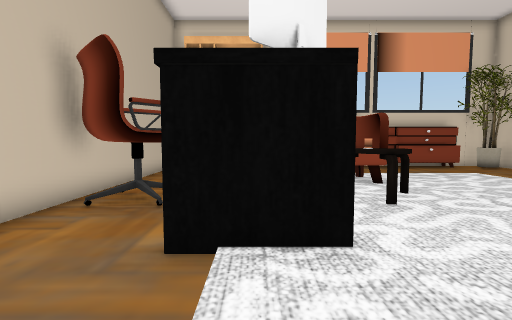
view 1 (above)

18 first-person views from a walk through a scene from a Unity 3-D project. The camera is 1.5 m above the floor, tilts 4° down and sees 85° across. The floor is counted in squares, 1 m on a side. Each view is taken from the middle of a square. On the plan, view 1 faces up. The plan holds only what a view shows up to about 14 squares ahead; the rest is blank.

view 2
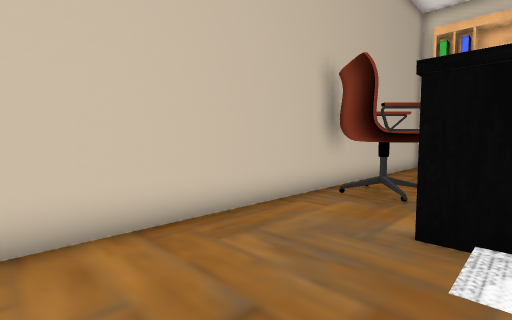

view 3
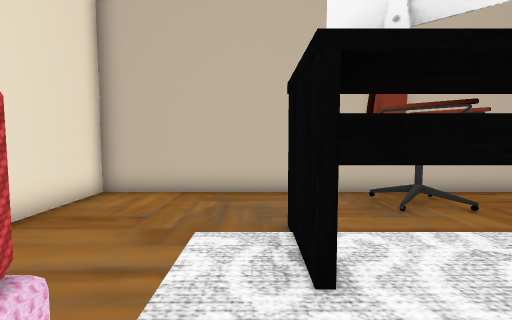

view 4
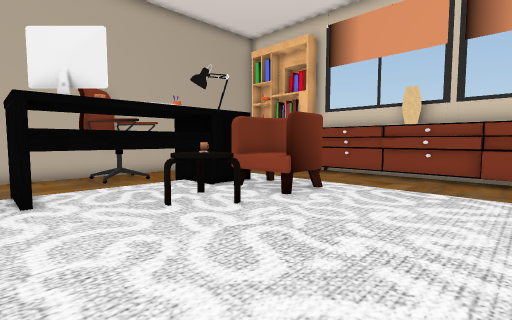

view 5
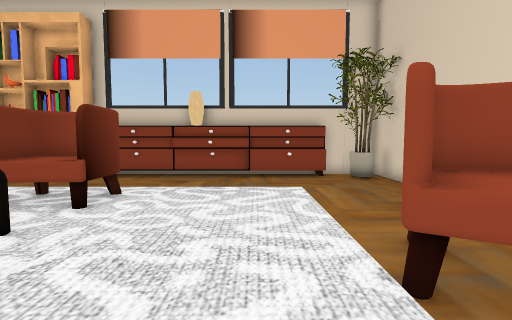

view 6
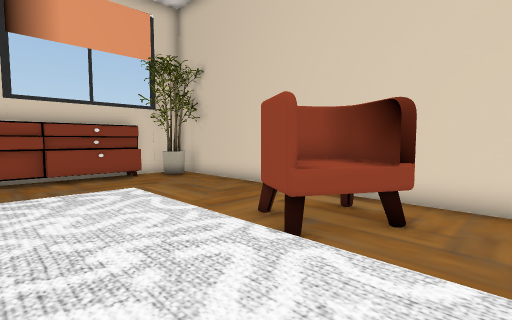

view 7
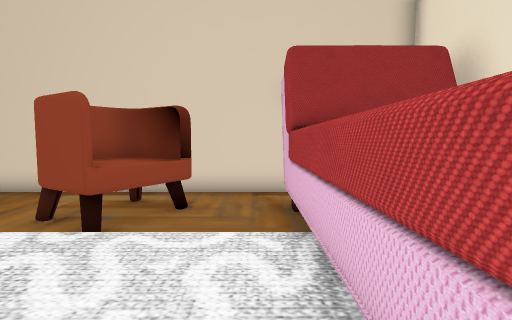

view 8
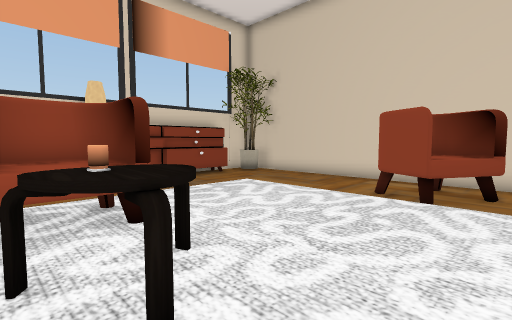

view 9
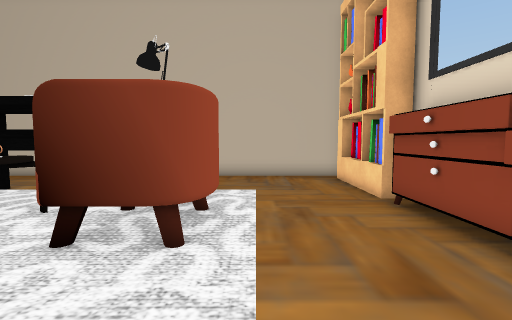

view 10
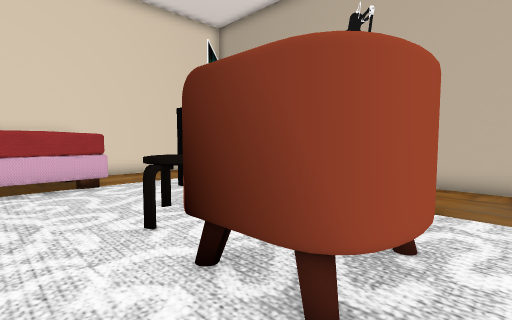

view 11
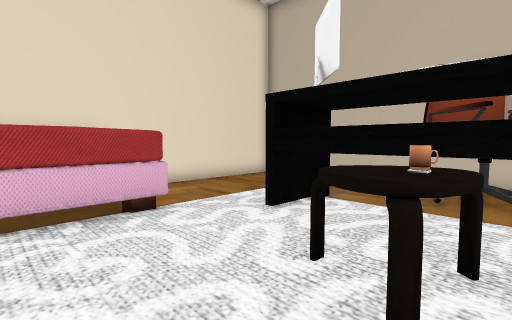

view 12
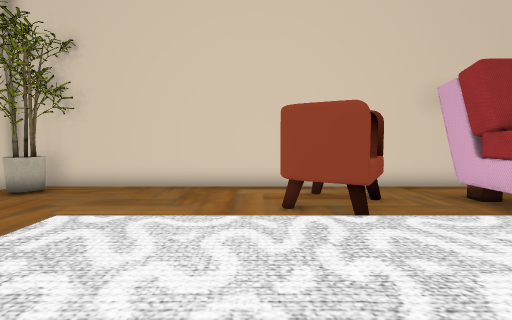

view 13
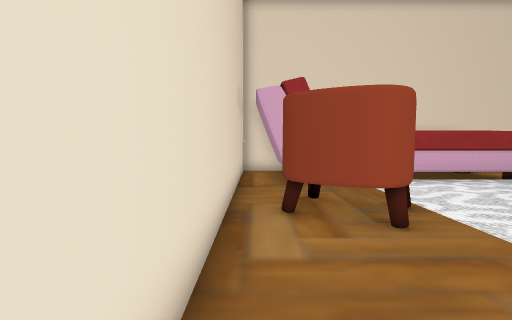

view 14
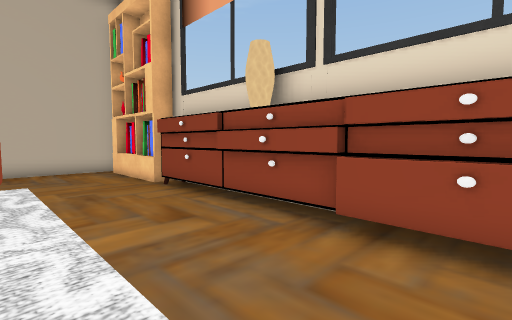

view 15
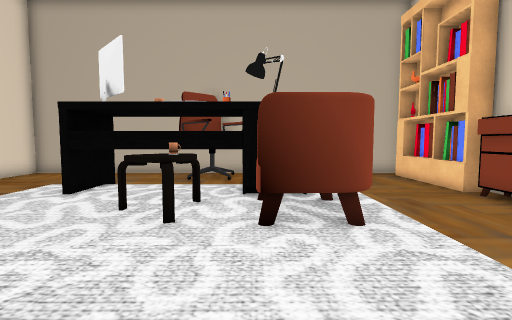

view 16
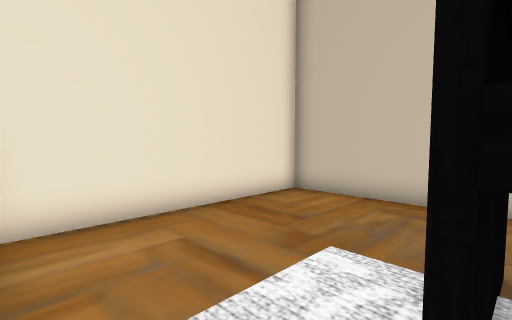

view 17
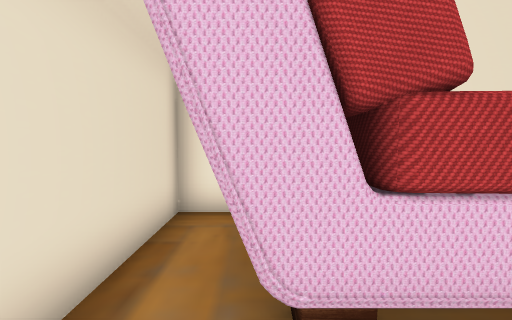

view 18
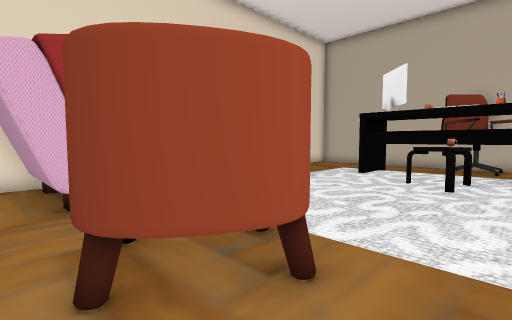

### Floor plan
Key: @ floor where view 1 was taken; # wall or solid block; . floor; ^ raised ledge; C chair; T table; A cabinet; H thing the floor can be seen under or through; P plant.
Columns run from 5 left of view 1 to 14 right of it. Each row starts with its distance up from view 1.
 16 ##########AAA#######
 15 #.......A.AAAAAAAPP#
 14 #..................#
 13 #..................#
 12 #..................#
 11 #......CCC.........#
 10 #...  #CCC.........#
  9 #...  HCCC.........#
  8 #CCC..HTT..........#
  7 ##CC..HTTT.....CCC.#
  6 #.#...H.T......CCC.#
  5 #.....H........CCC.#
  4 #...###............#
  3 #..................#
  2 #.......^^^^^^^^##.#
  1 #.......^ ^      #.#
  0 #....@..^        #.#
 -1 #.......^        #.#
 -2 #########        ###

Where each view was taken, in squares from view 1:
view 1: 0 up, 0 right, facing up
view 2: 1 down, 0 right, facing up-left
view 3: 3 up, 4 right, facing left
view 4: 3 up, 9 right, facing up-left
view 5: 3 up, 8 right, facing up
view 6: 3 up, 6 right, facing up-right
view 7: 3 up, 5 right, facing right
view 8: 4 up, 2 right, facing up-right
view 9: 12 up, 8 right, facing left
view 10: 12 up, 6 right, facing down-left
view 11: 8 up, 6 right, facing down-left
view 12: 8 up, 4 right, facing right
view 13: 12 up, 13 right, facing down
view 14: 11 up, 10 right, facing up-left
view 15: 9 up, 9 right, facing left
view 16: 4 up, 3 right, facing down-left
view 17: 4 up, 12 right, facing down
view 18: 9 up, 13 right, facing down-left
